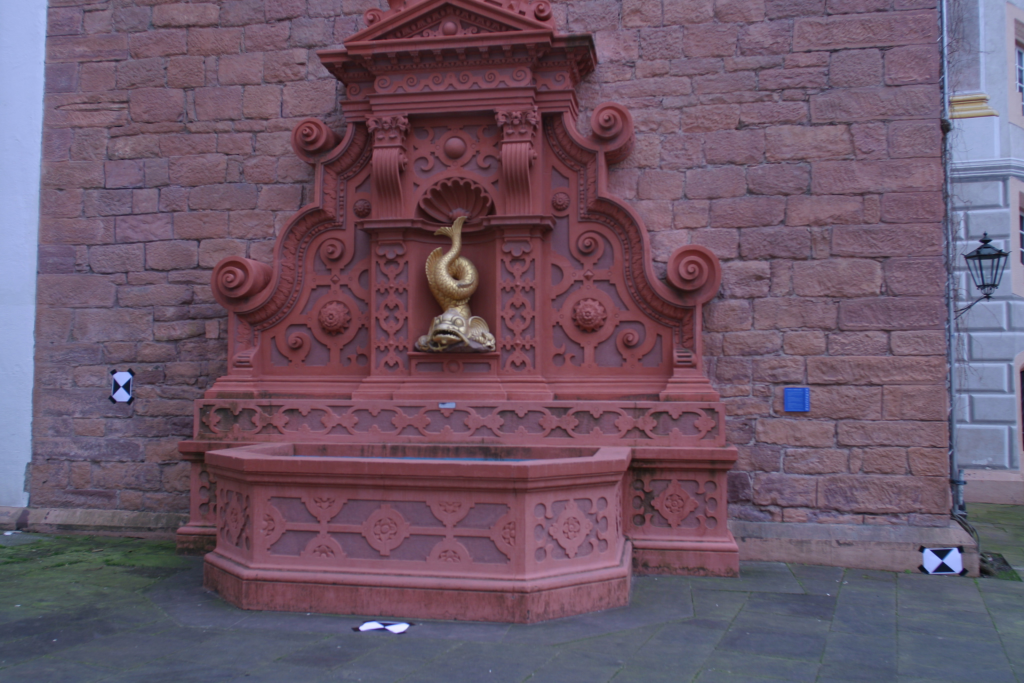
#> input picture Assignment4/CVassignment4_files/fountain1.jpg, 3072 x 2048 px (shown at 1/3 size)
$ jupyter execute --allow-errors Assignment4.ipynb   (shell and % lines are left out)   (older library calls are emulated)
#> lines starting #> are read from the running program, lines starting #| are printed output that depends on the picture
[cell 1]
import matplotlib.pyplot as plt
from IPython.display import display, Math
from mpl_toolkits.mplot3d import Axes3D
# %matplotlib nbagg
# %matplotlib qt
from skimage import data,filters
import scipy.ndimage as ndimage
import numpy as np
from PIL import Image
from math import floor, ceil
import cv2
import os
import math
import random
import pandas as pd

[cell 2]
def image1():
    return plt.imread("CVassignment4_files/fountain1.jpg")
#> returned value is the input picture: shape (2048, 3072, 3); mean R, G, B 107.6, 86.3, 103.5
def image2():
    return plt.imread("CVassignment4_files/fountain2.jpg")
def image1_grey():
    gray = cv2.cvtColor(image1(), cv2.COLOR_BGR2GRAY)
    return np.dstack([gray, gray, gray])
def k1():
    k = pd.read_csv("CVassignment4_files/K1.txt", sep="\s+", header=None)
    k = np.asarray(k)
    return k
def k2():
    k = pd.read_csv("CVassignment4_files/K2.txt", sep="\s+", header=None)
    k = np.asarray(k)
    return k
def matches():
    matches = pd.read_csv("CVassignment4_files/matches.txt", sep="\s+", header=None)
    matches = np.asarray(matches, dtype=int)
    return matches
colour = (0,200,10)
start_col = (0,0,255)
end_col = (255,0,0)
thresh = 600

plt.imshow(image1())
#> (this line was passed over: IPython is not available in this run)
plt.show()
plt.imshow(image2())
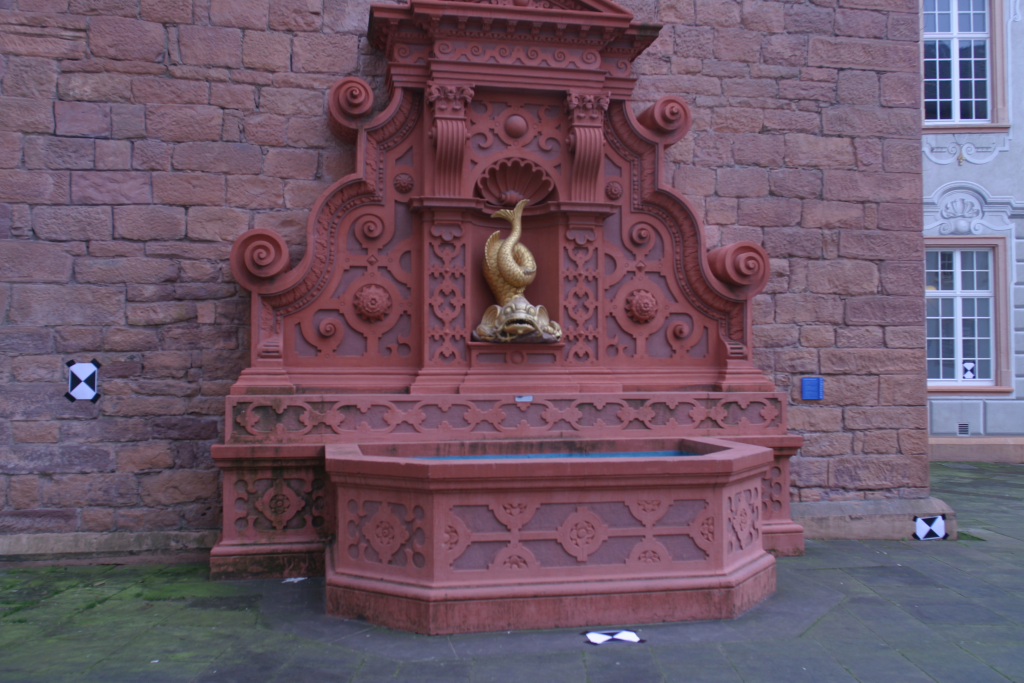
#> input picture Assignment4/CVassignment4_files/fountain2.jpg, 3072 x 2048 px (shown at 1/3 size)
#> in image2, returned value is the input picture: shape (2048, 3072, 3); mean R, G, B 108.5, 86.5, 103
#> (this line was passed over: IPython is not available in this run)
plt.show()

# Question 1
## 1a

[cell 3]
def draw_matches(image, matches):
    for m in matches:
        cv2.circle(image,(m[0],m[1]), 50, start_col, thickness=1, lineType=8, shift=0)
        cv2.circle(image,(m[2],m[3]), 50, end_col, thickness=1, lineType=8, shift=0)
        cv2.line(image, (m[0],m[1]), (m[2],m[3]), colour, thickness=10, lineType=8)
    plt.imshow(image,cmap='gray')
    plt.show()

def get_good_matches(matches, threshold):
    end_points = matches[:, 2:4]
    start_points = matches[:, 0:2]
    good_matches = []
    for i in range(len(matches)):
        start = start_points[i]
        end = end_points[i]
        distance = math.sqrt((start[0]-end[0])**2 + (start[1]-end[1])**2)
        if distance < threshold:
            good_matches.append(matches[i])
    return np.asarray(good_matches)

def get_F(matches):
    X = matches[:, 2:4]
    x = matches[:, :2]

    A = []
    for i in range(0, len(x)):
        x1 = x[i][0]
        y1 = x[i][1]
        X1 = X[i][0]
        Y1 = X[i][1]
        A.append([x1*X1, y1*X1, X1, x1*Y1,y1*Y1, Y1, x1, y1, 1])

    _,_,V = np.linalg.svd(A)
    f =V.T[:,V.shape[1] - 1]
    F_1 = np.array([
        [f[0],f[1],f[2]],
        [f[3],f[4],f[5]],
        [f[6],f[7],f[8]],
    ])
    U, S, V = np.linalg.svd(F_1)
    F = U.dot(np.diag(S).dot(V))
    return F

def get_F_RANSAC(matches):
    F = np.array([])
    inliers =[]
    for i in range(0, 1000):
        r1 = random.randrange(0, len(matches), 1)
        r2 = random.randrange(0, len(matches), 1)
        r3 = random.randrange(0, len(matches), 1)
        r4 = random.randrange(0, len(matches), 1)
        r5 = random.randrange(0, len(matches), 1)
        r6 = random.randrange(0, len(matches), 1)
        r7 = random.randrange(0, len(matches), 1)
        r8 = random.randrange(0, len(matches), 1)
        ran_matches = np.array([
            matches[r1],
            matches[r2],
            matches[r3],
            matches[r4],
            matches[r5],
            matches[r6],
            matches[r7],
            matches[r8],
        ])
        temp_F = get_F(ran_matches)
        temp_inliers = []
        for match in matches:
            X = match[2:4]
            X = np.array([X[0], X[1], 1])
            x = match[:2]
            x = np.array([x[0], x[1], 1])
            sd = X.dot(temp_F.dot(x))
            sd = sd**2
            sd = sd/((temp_F.dot(x)[0])**2 + (temp_F.dot(x)[1])**2 + (temp_F.T.dot(X)[0])**2 + (temp_F.T.dot(X)[1])**2)
            if sd < 10:
                temp_inliers.append(match)
        if len(temp_inliers) > len(inliers):
            inliers = temp_inliers
        inliers = np.asarray(inliers)
    return get_F(inliers), inliers

[cell 4]
good_matches = get_good_matches(matches(), thresh)
#> (reads Assignment4/CVassignment4_files/matches.txt from the repository)
print("Image 1 Point is blue, Image 2 point is red")
print("All Matches:")
draw_matches(image1_grey(), matches())
#> in image1_grey, `gray = cv2.cvtColor(image1(), cv2.COLOR_BGR2GRAY)`:
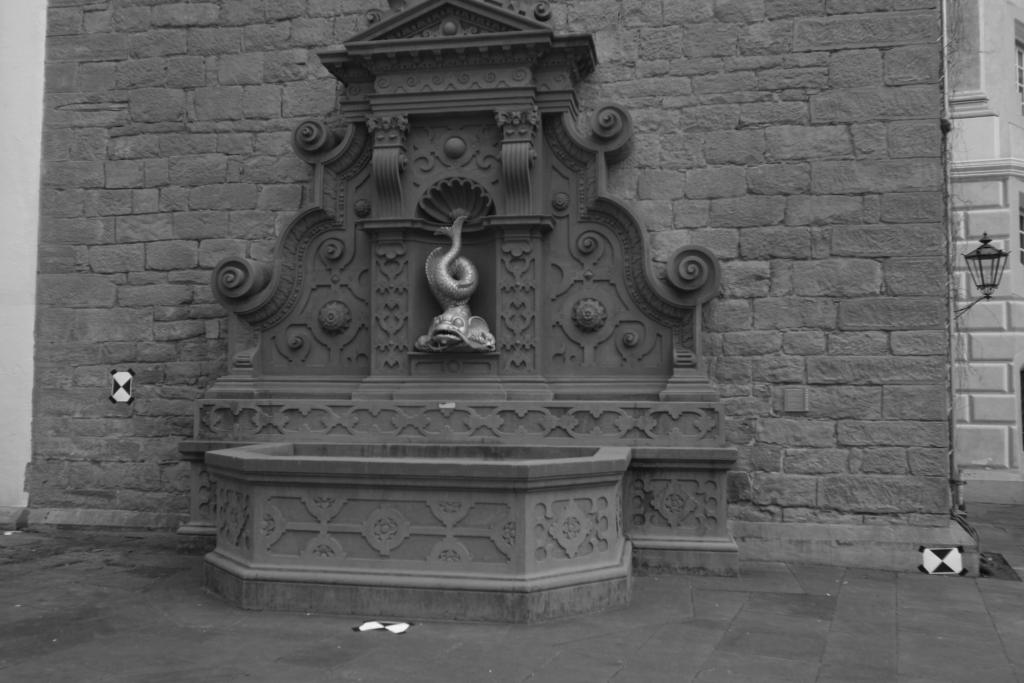
#> gray: shape (2048, 3072) (shown at 1/3 size); min 10, max 245, mean 93.9
#> in matches (call 2), `matches = np.asarray(matches, dtype=int)`: matches = 1772 rows, first 6: [74, 1454, 1591, 905], [218, 1234, 35, 1238], [222, 1326, 42, 1354], [233, 1515, 61, 1589], [235, 811, 48, 706], [235, 811, 48, 706]
#> the loop in draw_matches, `for m in matches:` made 1772 passes
#> after the loop in draw_matches, `for m in matches:`:
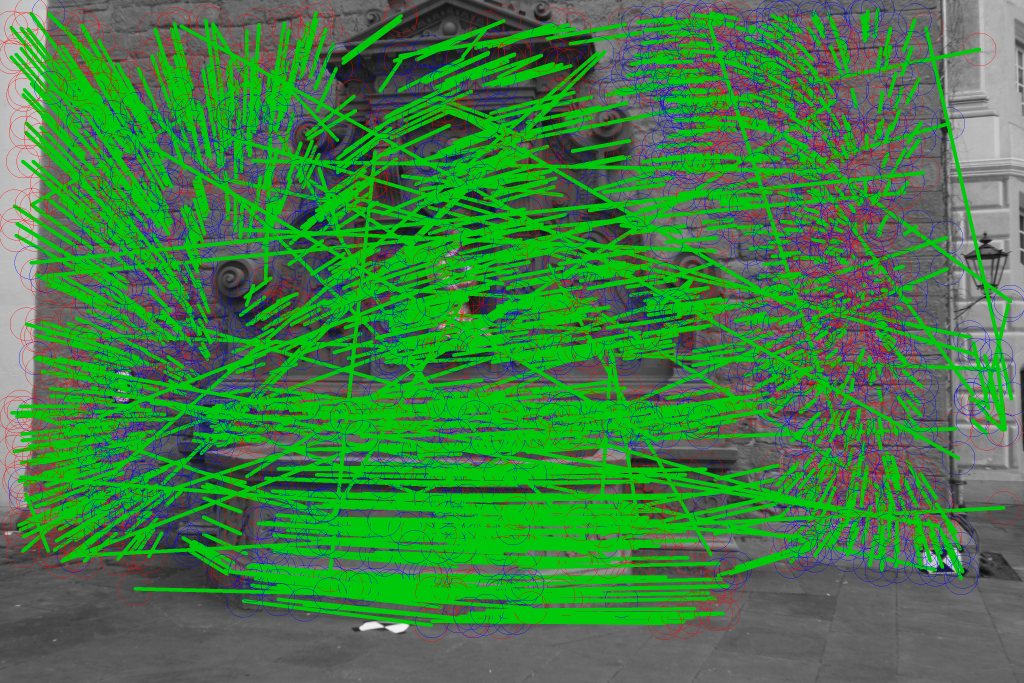
#> image: shape (2048, 3072, 3) (shown at 1/3 size); mean of channels 0, 1, 2 65.4, 125.8, 69.4; drawn as R, G, B
print("Good Matches: Threshold = ", thresh)
draw_matches(image1_grey(), get_good_matches(matches(), thresh))
#> the loop in get_good_matches (call 2), `for i in range(len(matches)):` made 1772 passes
#> (start, end, distance) on passes 1 to 3: ([74, 1454], [1591, 905], 1613.3), ([218, 1234], [35, 1238], 183), ([222, 1326], [42, 1354], 182.2)
#> the loop in draw_matches (call 2), `for m in matches:` made 1668 passes
#> after the loop in draw_matches (call 2), `for m in matches:`:
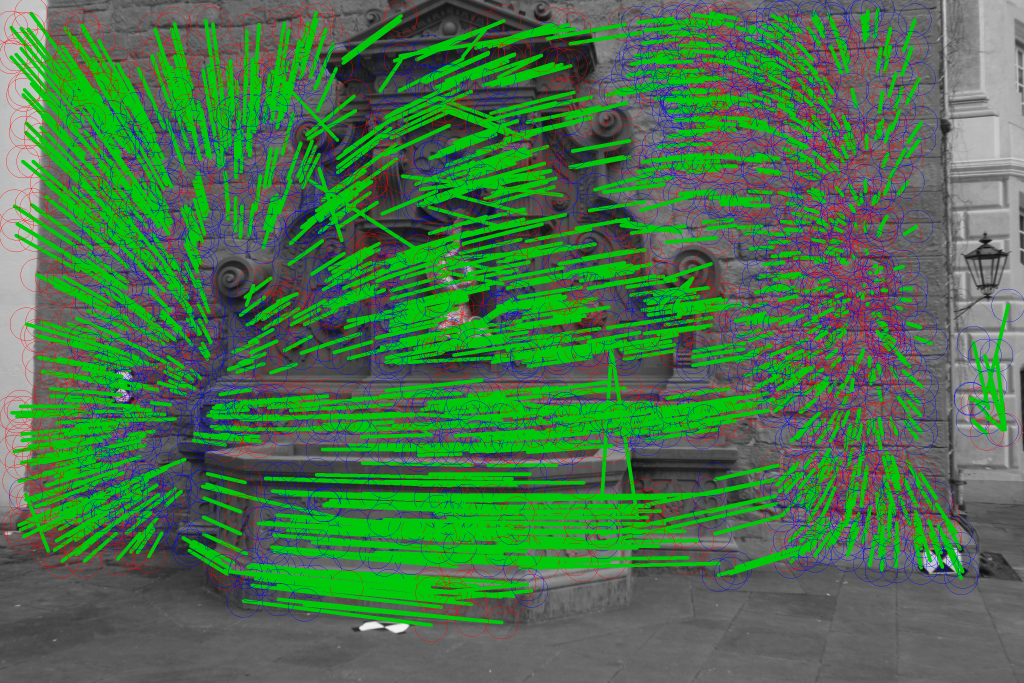
#> image: shape (2048, 3072, 3) (shown at 1/3 size); mean of channels 0, 1, 2 73.5, 114.9, 76.6; drawn as R, G, B

It is better to use a leniancy threshold here, because the rest of the pipeline will be aimed at gathering inliers to exclude outliers and a high leniancy threshold will allow us to keep more inliers at the expense of a few more outliers that should be dealt with in the RANSAC phase.

## 1b

[cell 5]
sgood_matches = get_good_matches(matches(), thresh)
F_R, RANSAC_matches = get_F_RANSAC(good_matches)
draw_matches(image1_grey(), RANSAC_matches)
#> the loop in draw_matches (call 3), `for m in matches:` made 1584 passes
#> after the loop in draw_matches (call 3), `for m in matches:`:
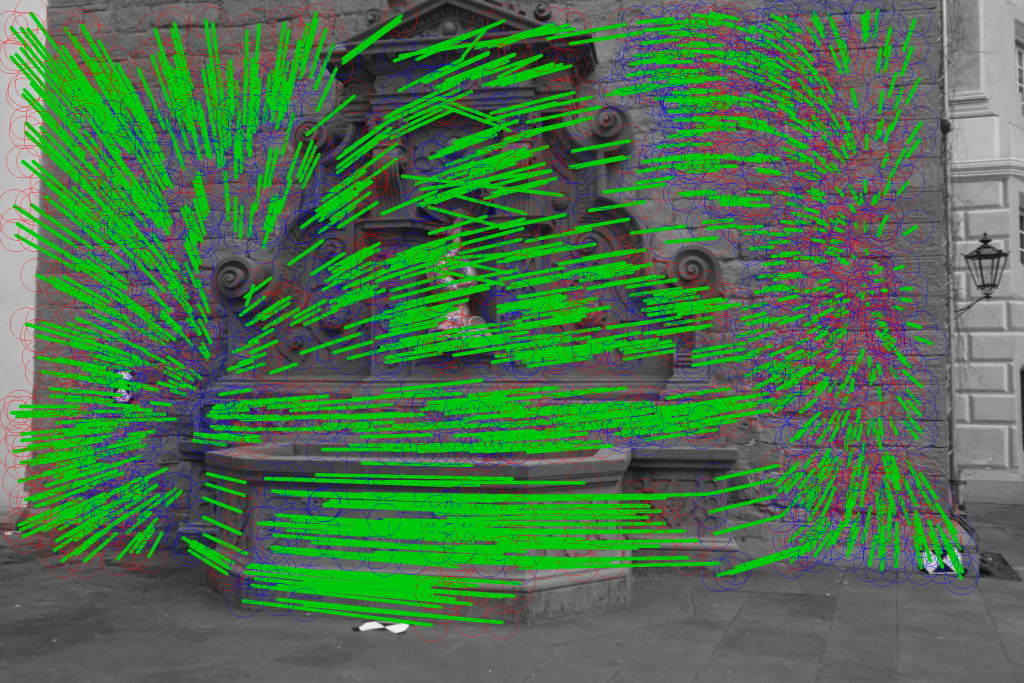
#> image: shape (2048, 3072, 3) (shown at 1/3 size); mean of channels 0, 1, 2 74.8, 113.4, 77.5; drawn as R, G, B

[cell 6]
print(F_R.tolist())

## 1c

[cell 7]
def get_E(K, K_1, F):
    return K_1.T.dot(F).dot(K)

def fix_SVD(E):
    U, S, V = np.linalg.svd(E)
    if np.linalg.det(U) > 0 and np.linalg.det(V.T) < 0:
        E = -E
        V= -V
    elif np.linalg.det(U) < 0 and np.linalg.det(V.T) > 0:
        E = -E
        U = -U
    return U, S, V, U.dot(np.diag(S)).dot(V)

E = get_E(k1(), k2(), F_R)
#> (reads Assignment4/CVassignment4_files/K1.txt from the repository)
#> (reads Assignment4/CVassignment4_files/K2.txt from the repository)
U, S, V_T, svd_E = fix_SVD(E)
print("E after svd fix:\n{}".format(svd_E))
print("U =\n{}".format(U))
print("S =\n{}".format(S))
print("V =\n{}".format(V_T.T))

## 1d

[cell 8]
def decomposeP(P):
    # The input P is assumed to be a 3−by−4 homogeneous camera matrix.
    # The function returns a homogeneous 3−by−3 calibration matrix K,
    # a 3−by−3 rotation matrix R and a 3−by−1 vector c such that
    # K*R*[eye(3), −c] = P.
    W = np.array([[0,0,1],
                  [0,1,0],
                  [1,0,0]])
    # calculate K and R (up to sign)
    t = np.matmul(W, P[:,0:3])
    Qt,Rt = np.linalg.qr(t.T)
    K = np.matmul(W,np.matmul(Rt.T,W))
    R = np.matmul(W,Qt.T)

    # correct for negative focal length(s) if necessary
    D = np.array([[1,0,0],
                  [0,1,0],
                  [0,0,1]])
    if K[0,0] < 0:
        D[0,0] = -1
    if K[1,1] < 0:
        D[1,1] = -1
    if K[2,2] < 0:
        D[2,2] = -1
    K = np.matmul(K,D)
    R = np.matmul(D,R)

    # calculate c
    c = -1*np.dot(R.T, np.dot(np.linalg.inv(K), P[:,3]))
    return K,R,c

def calc_X(p1,p2,match):

    Xend = []
    Ad =[]
    Ad = np.array([match[1] * p1[2].T - p1[1].T,
    p1[0].T - match[0] * p1[2].T,
    match[3] * p2[2].T - p2[1].T,
    p2[0].T-match[2]*p2[2].T])

    Ud , sd, Vd = np.linalg.svd(Ad)

    Vd= Vd.T
    X = Vd[:,3]
    X = X/X[3]
    X = np.delete(X,3)
    return X

def triangulate_Ps(P1, P2_arr, match):
    p1 = P1
    p2 = P2[0]
    K1, R1, c1 = decomposeP(P1)
    KRc2 = [decomposeP(P) for P in P2_arr]

    x = match[0]
    y = match[1]
    x_1 = match[2]
    y_1 = match[3]

    for i in range(4):
        K2, R2, c2 = KRc2[i]
        p2 = P2_arr[i]
        X = calc_X(p1,p2, match)
        z1 = R1.T.dot(np.array([[0],[0],[1]]))
        z2 = R2.T.dot(np.array([[0],[0],[1]]))
        if z1.T.dot((X - c1)) > 0 and z2.T.dot((X - c2)) > 0:
            break

    return p1, p2


P1 = np.hstack((k1(), np.array([[0],[0],[0]])))
W = np.array([[0,-1,0],
             [1,0,0],
             [0,0,1]])
u3 = np.asarray(U[:,2])
u3 = np.array([[u3[0]],[u3[1]],[u3[2]]])

P2 = [
        k2().dot(np.hstack((U.dot(W).dot(V_T), u3))),
        k2().dot(np.hstack((U.dot(W).dot(V_T), -u3))),
        k2().dot(np.hstack((U.dot(W.T).dot(V_T), u3))),
        k2().dot(np.hstack((U.dot(W.T).dot(V_T), -u3)))
     ]
P1, P2 = triangulate_Ps(P1, P2, RANSAC_matches[0])
print("P1:")
print("{}".format(P1.tolist()))
print("P2:")
print("{}".format(P2.tolist()))

[cell 9]
def get_3d_matches(p1, p2,matches):
    matches_3d = []
    for match in matches:
        matches_3d.append(calc_X(p1, p2, match))
    return np.asarray(matches_3d)

matches_3d = get_3d_matches(P1, P2, RANSAC_matches)

def rgb2hex(r,g,b):
    hex = "#{:02x}{:02x}{:02x}".format(r,g,b)
    return hex

def plot_3d(pts, matches, p1, p2):
    # Get Colours of pixels
    cols = []
    image = image1()
    for p in matches:
        colour = image[p[1]][p[0]]
        cols.append(rgb2hex(colour[0],colour[1],colour[2]))
    # Remove far away pixels
    pts_tmp = []
    cols_tmp = []
    for i in range(len(pts)):
        if pts[i][2] <2.7:
            pts_tmp.append(pts[i])
            cols_tmp.append(cols[i])
    pts = np.array(pts_tmp)
    cols = cols_tmp

    fig = plt.figure()
    ax = fig.add_subplot(projection='3d')

    # Plot pixels
    ax.scatter(pts[:,0],pts[:,1],pts[:,2], c=cols)

    # Plot cameras
    _, R1, c1 = decomposeP(p1)
    _, R2, c2 = decomposeP(p2)
    R1 = np.linalg.inv(R1)
    R2 = np.linalg.inv(R2)

    starts = np.array([[0,0,0],[0,0,0],[0,0,0]])
    ends = np.array([[0.5,0,0], [0,0.5,0], [0,0,0.5]])
    ax.scatter(c1[0],c1[1],c1[2], color='m', label="Camera 1")
    ax.scatter(c2[0],c2[1],c2[2], color='c', label="Camera 2")
    starts_1 = [np.matmul(R1,x)+c1 for x in starts]
    ends_1 = [np.matmul(R1, x) + c1 for x in ends]
    starts_x = [x[0] for x in starts_1]
    starts_y = [x[1] for x in starts_1]
    starts_z = [x[2] for x in starts_1]
    ends_x = [x[0] for x in ends_1]
    ends_y = [x[1] for x in ends_1]
    ends_z = [x[2] for x in ends_1]

    ax.plot([starts_x[0], ends_x[0]], [starts_y[0],ends_y[0]],zs=[starts_z[0],ends_z[0]], color='r', label="x1")
    ax.plot([starts_x[1], ends_x[1]], [starts_y[1],ends_y[1]],zs=[starts_z[1],ends_z[1]], color='g', label="y1")
    ax.plot([starts_x[2], ends_x[2]], [starts_y[2],ends_y[2]],zs=[starts_z[2],ends_z[2]], color='b', label="z1")

    starts_2 = [np.matmul(R2, x) + c2 for x in starts]
    ends_2 = [np.matmul(R2,x) + c2 for x in ends]

    starts_x = [x[0] for x in starts_2]
    starts_y = [x[1] for x in starts_2]
    starts_z = [x[2] for x in starts_2]
    ends_x = [x[0] for x in ends_2]
    ends_y = [x[1] for x in ends_2]
    ends_z = [x[2] for x in ends_2]
    ax.plot([starts_x[0], ends_x[0]], [starts_y[0],ends_y[0]],zs=[starts_z[0],ends_z[0]], color='r', label="x2")
    ax.plot([starts_x[1], ends_x[1]], [starts_y[1],ends_y[1]],zs=[starts_z[1],ends_z[1]], color='g', label="y2")
    ax.plot([starts_x[2], ends_x[2]], [starts_y[2],ends_y[2]],zs=[starts_z[2],ends_z[2]], color='b', label="z2")


    ax.set_xlabel('x')
    ax.set_ylabel('y')
    ax.set_zlabel('z')
    ax.autoscale(tight=True)
    ax.legend()
    plt.show()

[cell 10]
plot_3d(matches_3d, RANSAC_matches, P1, P2)
#> the loop in plot_3d, `for p in matches:` made 1584 passes
#> (colour, hex in rgb2hex) on passes 1 to 3: ([87, 79, 103], '#574f67'), ([87, 77, 102], '#574d66'), ([77, 64, 82], '#4d4052')
#> after the loop in plot_3d, `for p in matches:`: cols = 1584 items, first 6: '#574f67', '#574d66', '#4d4052', '#382d3e', '#382d3e', '#655562'
#> after the loop in plot_3d, `for i in range(len(pts)):`: cols_tmp = 1545 items, first 6: '#574f67', '#574d66', '#4d4052', '#655562', '#5a5671', '#644f58'; pts_tmp = 1545 items, first 6: [-1.26, 0.219, 2.67], [-1.26, 0.308, 2.67], [-1.24, 0.489, 2.66], [-1.24, 0.379, 2.67], [-1.24, 0.219, 2.67], [-1.24, 0.285, 2.67]
#> in plot_3d, `pts = np.array(pts_tmp)`: pts = 1545 rows, first 8: [-1.26, 0.219, 2.67], [-1.26, 0.308, 2.67], [-1.24, 0.489, 2.66], [-1.24, 0.379, 2.67], [-1.24, 0.219, 2.67], [-1.24, 0.285, 2.67], [-1.21, 0.421, 2.66], [-1.21, 0.221, 2.66]
#> in plot_3d, `cols = cols_tmp`: cols has the same summary as cols_tmp
#> (the call stopped at in plot_3d, `fig = plt.figure()`: IPython is not available in this run)
